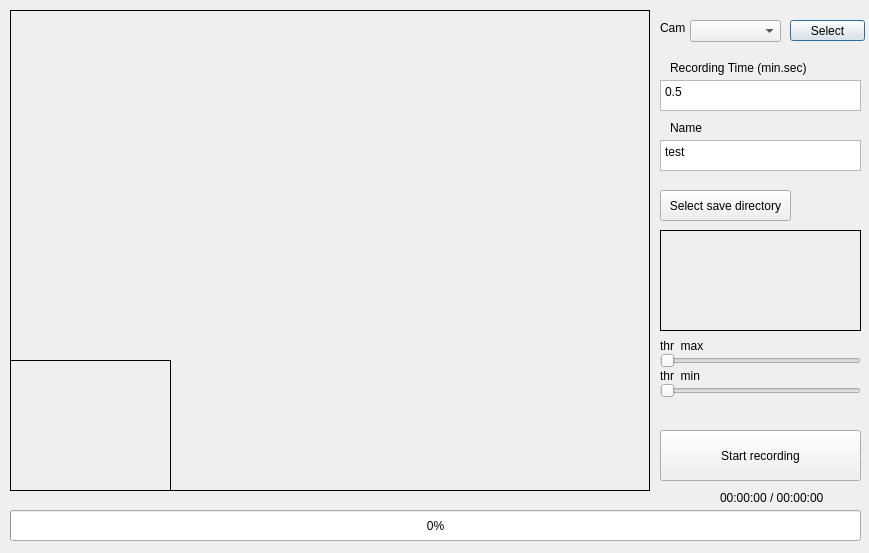
<?xml version="1.0" encoding="UTF-8"?>
<ui version="4.0">
 <class>Dialog</class>
 <widget class="QDialog" name="Dialog">
  <property name="geometry">
   <rect>
    <x>0</x>
    <y>0</y>
    <width>869</width>
    <height>553</height>
   </rect>
  </property>
  <property name="windowTitle">
   <string>Dialog</string>
  </property>
  <widget class="QLabel" name="display_binary">
   <property name="geometry">
    <rect>
     <x>10</x>
     <y>360</y>
     <width>161</width>
     <height>131</height>
    </rect>
   </property>
   <property name="frameShape">
    <enum>QFrame::Box</enum>
   </property>
   <property name="text">
    <string/>
   </property>
  </widget>
  <widget class="QLabel" name="label_maxThr_2">
   <property name="geometry">
    <rect>
     <x>660</x>
     <y>340</y>
     <width>56</width>
     <height>12</height>
    </rect>
   </property>
   <property name="frameShape">
    <enum>QFrame::NoFrame</enum>
   </property>
   <property name="text">
    <string>thr_max</string>
   </property>
  </widget>
  <widget class="QLabel" name="label_maxThr_3">
   <property name="geometry">
    <rect>
     <x>660</x>
     <y>370</y>
     <width>56</width>
     <height>12</height>
    </rect>
   </property>
   <property name="frameShape">
    <enum>QFrame::NoFrame</enum>
   </property>
   <property name="text">
    <string>thr_min</string>
   </property>
  </widget>
  <widget class="QLabel" name="label_maxThr">
   <property name="geometry">
    <rect>
     <x>750</x>
     <y>340</y>
     <width>56</width>
     <height>12</height>
    </rect>
   </property>
   <property name="frameShape">
    <enum>QFrame::NoFrame</enum>
   </property>
   <property name="text">
    <string/>
   </property>
  </widget>
  <widget class="QLabel" name="label_minThr">
   <property name="geometry">
    <rect>
     <x>750</x>
     <y>370</y>
     <width>56</width>
     <height>12</height>
    </rect>
   </property>
   <property name="frameShape">
    <enum>QFrame::NoFrame</enum>
   </property>
   <property name="text">
    <string/>
   </property>
  </widget>
  <widget class="QSlider" name="horizontalSlider_min">
   <property name="geometry">
    <rect>
     <x>660</x>
     <y>380</y>
     <width>201</width>
     <height>22</height>
    </rect>
   </property>
   <property name="maximum">
    <number>255</number>
   </property>
   <property name="orientation">
    <enum>Qt::Horizontal</enum>
   </property>
  </widget>
  <widget class="QLabel" name="display_label">
   <property name="geometry">
    <rect>
     <x>10</x>
     <y>10</y>
     <width>640</width>
     <height>481</height>
    </rect>
   </property>
   <property name="frameShape">
    <enum>QFrame::Box</enum>
   </property>
   <property name="text">
    <string/>
   </property>
  </widget>
  <widget class="QSlider" name="horizontalSlider_max">
   <property name="geometry">
    <rect>
     <x>660</x>
     <y>350</y>
     <width>201</width>
     <height>22</height>
    </rect>
   </property>
   <property name="maximum">
    <number>255</number>
   </property>
   <property name="orientation">
    <enum>Qt::Horizontal</enum>
   </property>
  </widget>
  <widget class="QComboBox" name="comboBox_cam">
   <property name="geometry">
    <rect>
     <x>690</x>
     <y>20</y>
     <width>91</width>
     <height>22</height>
    </rect>
   </property>
  </widget>
  <widget class="QPushButton" name="pushButton_cam">
   <property name="geometry">
    <rect>
     <x>790</x>
     <y>20</y>
     <width>75</width>
     <height>21</height>
    </rect>
   </property>
   <property name="text">
    <string>Select</string>
   </property>
  </widget>
  <widget class="QLabel" name="label">
   <property name="geometry">
    <rect>
     <x>670</x>
     <y>60</y>
     <width>161</width>
     <height>16</height>
    </rect>
   </property>
   <property name="text">
    <string>Recording Time (min.sec)</string>
   </property>
  </widget>
  <widget class="QPlainTextEdit" name="plainTextEdit_recording">
   <property name="geometry">
    <rect>
     <x>660</x>
     <y>80</y>
     <width>201</width>
     <height>31</height>
    </rect>
   </property>
   <property name="plainText">
    <string>0.5</string>
   </property>
  </widget>
  <widget class="QPushButton" name="pushButton_startRecording">
   <property name="geometry">
    <rect>
     <x>660</x>
     <y>430</y>
     <width>201</width>
     <height>51</height>
    </rect>
   </property>
   <property name="text">
    <string>Start recording</string>
   </property>
  </widget>
  <widget class="QProgressBar" name="progressBar">
   <property name="geometry">
    <rect>
     <x>10</x>
     <y>510</y>
     <width>851</width>
     <height>31</height>
    </rect>
   </property>
   <property name="value">
    <number>0</number>
   </property>
  </widget>
  <widget class="QLabel" name="label_recordTime">
   <property name="geometry">
    <rect>
     <x>720</x>
     <y>490</y>
     <width>111</width>
     <height>16</height>
    </rect>
   </property>
   <property name="text">
    <string>00:00:00 / 00:00:00</string>
   </property>
  </widget>
  <widget class="QPushButton" name="pushButton_selectDirectory">
   <property name="geometry">
    <rect>
     <x>660</x>
     <y>190</y>
     <width>131</width>
     <height>31</height>
    </rect>
   </property>
   <property name="text">
    <string>Select save directory</string>
   </property>
  </widget>
  <widget class="QLabel" name="label_saveDirectory">
   <property name="geometry">
    <rect>
     <x>660</x>
     <y>230</y>
     <width>201</width>
     <height>101</height>
    </rect>
   </property>
   <property name="frameShape">
    <enum>QFrame::Box</enum>
   </property>
   <property name="text">
    <string/>
   </property>
   <property name="textFormat">
    <enum>Qt::AutoText</enum>
   </property>
   <property name="wordWrap">
    <bool>true</bool>
   </property>
  </widget>
  <widget class="QPlainTextEdit" name="plainTextEdit_name">
   <property name="geometry">
    <rect>
     <x>660</x>
     <y>140</y>
     <width>201</width>
     <height>31</height>
    </rect>
   </property>
   <property name="verticalScrollBarPolicy">
    <enum>Qt::ScrollBarAlwaysOff</enum>
   </property>
   <property name="plainText">
    <string>test</string>
   </property>
  </widget>
  <widget class="QLabel" name="label_3">
   <property name="geometry">
    <rect>
     <x>670</x>
     <y>120</y>
     <width>41</width>
     <height>16</height>
    </rect>
   </property>
   <property name="text">
    <string>Name</string>
   </property>
  </widget>
  <widget class="QLabel" name="label_2">
   <property name="geometry">
    <rect>
     <x>660</x>
     <y>20</y>
     <width>31</width>
     <height>16</height>
    </rect>
   </property>
   <property name="text">
    <string>Cam</string>
   </property>
  </widget>
  <zorder>display_label</zorder>
  <zorder>display_binary</zorder>
  <zorder>label_maxThr_2</zorder>
  <zorder>label_maxThr_3</zorder>
  <zorder>label_maxThr</zorder>
  <zorder>label_minThr</zorder>
  <zorder>horizontalSlider_min</zorder>
  <zorder>horizontalSlider_max</zorder>
  <zorder>comboBox_cam</zorder>
  <zorder>pushButton_cam</zorder>
  <zorder>label</zorder>
  <zorder>plainTextEdit_recording</zorder>
  <zorder>pushButton_startRecording</zorder>
  <zorder>progressBar</zorder>
  <zorder>label_recordTime</zorder>
  <zorder>pushButton_selectDirectory</zorder>
  <zorder>label_saveDirectory</zorder>
  <zorder>plainTextEdit_name</zorder>
  <zorder>label_3</zorder>
  <zorder>label_2</zorder>
 </widget>
 <resources/>
 <connections/>
</ui>
